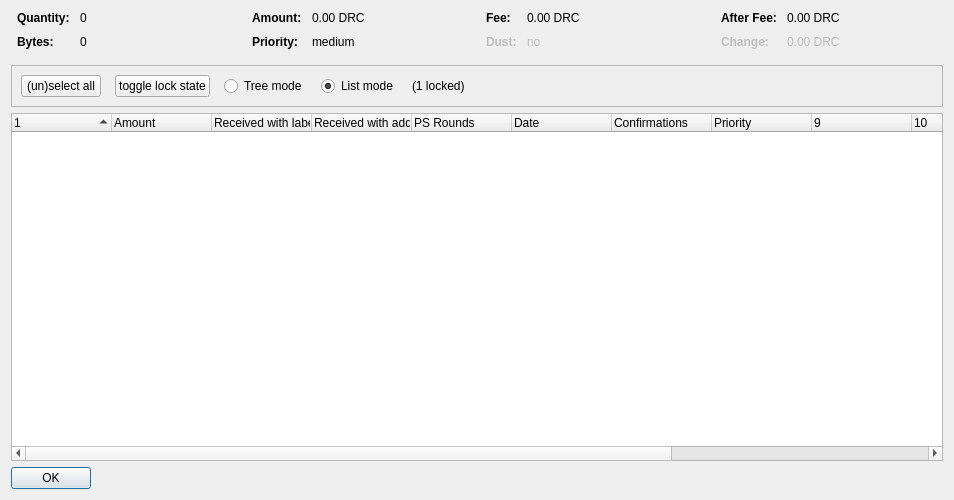
<?xml version="1.0" encoding="UTF-8"?>
<ui version="4.0">
 <class>CoinControlDialog</class>
 <widget class="QDialog" name="CoinControlDialog">
  <property name="geometry">
   <rect>
    <x>0</x>
    <y>0</y>
    <width>954</width>
    <height>500</height>
   </rect>
  </property>
  <property name="windowTitle">
   <string>Coin Selection</string>
  </property>
  <layout class="QVBoxLayout" name="verticalLayout">
   <item>
    <layout class="QHBoxLayout" name="horizontalLayoutTop" stretch="0,0,0,0">
     <property name="topMargin">
      <number>0</number>
     </property>
     <property name="bottomMargin">
      <number>10</number>
     </property>
     <item>
      <layout class="QFormLayout" name="formLayoutCoinControl1">
       <property name="horizontalSpacing">
        <number>10</number>
       </property>
       <property name="verticalSpacing">
        <number>10</number>
       </property>
       <property name="leftMargin">
        <number>6</number>
       </property>
       <property name="rightMargin">
        <number>6</number>
       </property>
       <item row="0" column="0">
        <widget class="QLabel" name="labelCoinControlQuantityText">
         <property name="font">
          <font>
           <weight>75</weight>
           <bold>true</bold>
          </font>
         </property>
         <property name="text">
          <string>Quantity:</string>
         </property>
        </widget>
       </item>
       <item row="0" column="1">
        <widget class="QLabel" name="labelCoinControlQuantity">
         <property name="cursor">
          <cursorShape>IBeamCursor</cursorShape>
         </property>
         <property name="contextMenuPolicy">
          <enum>Qt::ActionsContextMenu</enum>
         </property>
         <property name="text">
          <string notr="true">0</string>
         </property>
         <property name="textInteractionFlags">
          <set>Qt::LinksAccessibleByMouse|Qt::TextSelectableByKeyboard|Qt::TextSelectableByMouse</set>
         </property>
        </widget>
       </item>
       <item row="1" column="0">
        <widget class="QLabel" name="labelCoinControlBytesText">
         <property name="font">
          <font>
           <weight>75</weight>
           <bold>true</bold>
          </font>
         </property>
         <property name="text">
          <string>Bytes:</string>
         </property>
        </widget>
       </item>
       <item row="1" column="1">
        <widget class="QLabel" name="labelCoinControlBytes">
         <property name="cursor">
          <cursorShape>IBeamCursor</cursorShape>
         </property>
         <property name="contextMenuPolicy">
          <enum>Qt::ActionsContextMenu</enum>
         </property>
         <property name="text">
          <string notr="true">0</string>
         </property>
         <property name="textInteractionFlags">
          <set>Qt::LinksAccessibleByMouse|Qt::TextSelectableByKeyboard|Qt::TextSelectableByMouse</set>
         </property>
        </widget>
       </item>
      </layout>
     </item>
     <item>
      <layout class="QFormLayout" name="formLayoutCoinControl2">
       <property name="horizontalSpacing">
        <number>10</number>
       </property>
       <property name="verticalSpacing">
        <number>10</number>
       </property>
       <property name="leftMargin">
        <number>6</number>
       </property>
       <property name="rightMargin">
        <number>6</number>
       </property>
       <item row="0" column="0">
        <widget class="QLabel" name="labelCoinControlAmountText">
         <property name="font">
          <font>
           <weight>75</weight>
           <bold>true</bold>
          </font>
         </property>
         <property name="text">
          <string>Amount:</string>
         </property>
        </widget>
       </item>
       <item row="0" column="1">
        <widget class="QLabel" name="labelCoinControlAmount">
         <property name="cursor">
          <cursorShape>IBeamCursor</cursorShape>
         </property>
         <property name="contextMenuPolicy">
          <enum>Qt::ActionsContextMenu</enum>
         </property>
         <property name="text">
          <string notr="true">0.00 DRC</string>
         </property>
         <property name="textInteractionFlags">
          <set>Qt::LinksAccessibleByMouse|Qt::TextSelectableByKeyboard|Qt::TextSelectableByMouse</set>
         </property>
        </widget>
       </item>
       <item row="1" column="0">
        <widget class="QLabel" name="labelCoinControlPriorityText">
         <property name="font">
          <font>
           <weight>75</weight>
           <bold>true</bold>
          </font>
         </property>
         <property name="text">
          <string>Priority:</string>
         </property>
        </widget>
       </item>
       <item row="1" column="1">
        <widget class="QLabel" name="labelCoinControlPriority">
         <property name="cursor">
          <cursorShape>IBeamCursor</cursorShape>
         </property>
         <property name="contextMenuPolicy">
          <enum>Qt::ActionsContextMenu</enum>
         </property>
         <property name="text">
          <string>medium</string>
         </property>
         <property name="textInteractionFlags">
          <set>Qt::LinksAccessibleByMouse|Qt::TextSelectableByKeyboard|Qt::TextSelectableByMouse</set>
         </property>
        </widget>
       </item>
      </layout>
     </item>
     <item>
      <layout class="QFormLayout" name="formLayoutCoinControl3">
       <property name="horizontalSpacing">
        <number>10</number>
       </property>
       <property name="verticalSpacing">
        <number>10</number>
       </property>
       <property name="leftMargin">
        <number>6</number>
       </property>
       <property name="rightMargin">
        <number>6</number>
       </property>
       <item row="0" column="0">
        <widget class="QLabel" name="labelCoinControlFeeText">
         <property name="font">
          <font>
           <weight>75</weight>
           <bold>true</bold>
          </font>
         </property>
         <property name="text">
          <string>Fee:</string>
         </property>
        </widget>
       </item>
       <item row="0" column="1">
        <widget class="QLabel" name="labelCoinControlFee">
         <property name="cursor">
          <cursorShape>IBeamCursor</cursorShape>
         </property>
         <property name="contextMenuPolicy">
          <enum>Qt::ActionsContextMenu</enum>
         </property>
         <property name="text">
          <string notr="true">0.00 DRC</string>
         </property>
         <property name="textInteractionFlags">
          <set>Qt::LinksAccessibleByMouse|Qt::TextSelectableByKeyboard|Qt::TextSelectableByMouse</set>
         </property>
        </widget>
       </item>
       <item row="1" column="0">
        <widget class="QLabel" name="labelCoinControlLowOutputText">
         <property name="enabled">
          <bool>false</bool>
         </property>
         <property name="font">
          <font>
           <weight>75</weight>
           <bold>true</bold>
          </font>
         </property>
         <property name="text">
          <string>Dust:</string>
         </property>
        </widget>
       </item>
       <item row="1" column="1">
        <widget class="QLabel" name="labelCoinControlLowOutput">
         <property name="enabled">
          <bool>false</bool>
         </property>
         <property name="cursor">
          <cursorShape>IBeamCursor</cursorShape>
         </property>
         <property name="contextMenuPolicy">
          <enum>Qt::ActionsContextMenu</enum>
         </property>
         <property name="text">
          <string>no</string>
         </property>
         <property name="textInteractionFlags">
          <set>Qt::LinksAccessibleByMouse|Qt::TextSelectableByKeyboard|Qt::TextSelectableByMouse</set>
         </property>
        </widget>
       </item>
      </layout>
     </item>
     <item>
      <layout class="QFormLayout" name="formLayoutCoinControl4">
       <property name="horizontalSpacing">
        <number>10</number>
       </property>
       <property name="verticalSpacing">
        <number>10</number>
       </property>
       <property name="leftMargin">
        <number>6</number>
       </property>
       <property name="rightMargin">
        <number>6</number>
       </property>
       <item row="0" column="0">
        <widget class="QLabel" name="labelCoinControlAfterFeeText">
         <property name="font">
          <font>
           <weight>75</weight>
           <bold>true</bold>
          </font>
         </property>
         <property name="text">
          <string>After Fee:</string>
         </property>
        </widget>
       </item>
       <item row="0" column="1">
        <widget class="QLabel" name="labelCoinControlAfterFee">
         <property name="cursor">
          <cursorShape>IBeamCursor</cursorShape>
         </property>
         <property name="contextMenuPolicy">
          <enum>Qt::ActionsContextMenu</enum>
         </property>
         <property name="text">
          <string notr="true">0.00 DRC</string>
         </property>
         <property name="textInteractionFlags">
          <set>Qt::LinksAccessibleByMouse|Qt::TextSelectableByKeyboard|Qt::TextSelectableByMouse</set>
         </property>
        </widget>
       </item>
       <item row="1" column="0">
        <widget class="QLabel" name="labelCoinControlChangeText">
         <property name="enabled">
          <bool>false</bool>
         </property>
         <property name="font">
          <font>
           <weight>75</weight>
           <bold>true</bold>
          </font>
         </property>
         <property name="text">
          <string>Change:</string>
         </property>
        </widget>
       </item>
       <item row="1" column="1">
        <widget class="QLabel" name="labelCoinControlChange">
         <property name="enabled">
          <bool>false</bool>
         </property>
         <property name="cursor">
          <cursorShape>IBeamCursor</cursorShape>
         </property>
         <property name="contextMenuPolicy">
          <enum>Qt::ActionsContextMenu</enum>
         </property>
         <property name="text">
          <string notr="true">0.00 DRC</string>
         </property>
         <property name="textInteractionFlags">
          <set>Qt::LinksAccessibleByMouse|Qt::TextSelectableByKeyboard|Qt::TextSelectableByMouse</set>
         </property>
        </widget>
       </item>
      </layout>
     </item>
    </layout>
   </item>
   <item>
    <widget class="QFrame" name="frame">
     <property name="minimumSize">
      <size>
       <width>0</width>
       <height>40</height>
      </size>
     </property>
     <property name="frameShape">
      <enum>QFrame::StyledPanel</enum>
     </property>
     <property name="frameShadow">
      <enum>QFrame::Sunken</enum>
     </property>
     <layout class="QHBoxLayout" name="horizontalLayout">
      <item>
       <layout class="QHBoxLayout" name="horizontalLayoutPanel" stretch="0,0,0,0,0,0">
        <property name="spacing">
         <number>14</number>
        </property>
        <item>
         <widget class="QPushButton" name="pushButtonSelectAll">
          <property name="sizePolicy">
           <sizepolicy hsizetype="Maximum" vsizetype="Fixed">
            <horstretch>0</horstretch>
            <verstretch>0</verstretch>
           </sizepolicy>
          </property>
          <property name="text">
           <string>(un)select all</string>
          </property>
          <property name="autoDefault">
           <bool>false</bool>
          </property>
         </widget>
        </item>
        <item>
         <widget class="QPushButton" name="pushButtonToggleLock">
          <property name="sizePolicy">
           <sizepolicy hsizetype="Maximum" vsizetype="Fixed">
            <horstretch>0</horstretch>
            <verstretch>0</verstretch>
           </sizepolicy>
          </property>
          <property name="text">
           <string>toggle lock state</string>
          </property>
          <property name="autoDefault">
           <bool>false</bool>
          </property>
         </widget>
        </item>
        <item>
         <widget class="QRadioButton" name="radioTreeMode">
          <property name="sizePolicy">
           <sizepolicy hsizetype="Maximum" vsizetype="Fixed">
            <horstretch>0</horstretch>
            <verstretch>0</verstretch>
           </sizepolicy>
          </property>
          <property name="text">
           <string>Tree mode</string>
          </property>
         </widget>
        </item>
        <item>
         <widget class="QRadioButton" name="radioListMode">
          <property name="sizePolicy">
           <sizepolicy hsizetype="Maximum" vsizetype="Fixed">
            <horstretch>0</horstretch>
            <verstretch>0</verstretch>
           </sizepolicy>
          </property>
          <property name="text">
           <string>List mode</string>
          </property>
          <property name="checked">
           <bool>true</bool>
          </property>
         </widget>
        </item>
        <item>
         <widget class="QLabel" name="labelLocked">
          <property name="text">
           <string>(1 locked)</string>
          </property>
         </widget>
        </item>
        <item>
         <spacer name="horizontalSpacer">
          <property name="orientation">
           <enum>Qt::Horizontal</enum>
          </property>
          <property name="sizeHint" stdset="0">
           <size>
            <width>40</width>
            <height>20</height>
           </size>
          </property>
         </spacer>
        </item>
       </layout>
      </item>
     </layout>
    </widget>
   </item>
   <item>
    <widget class="CoinControlTreeWidget" name="treeWidget">
     <property name="contextMenuPolicy">
      <enum>Qt::CustomContextMenu</enum>
     </property>
     <property name="sortingEnabled">
      <bool>false</bool>
     </property>
     <property name="columnCount">
      <number>13</number>
     </property>
     <attribute name="headerShowSortIndicator" stdset="0">
      <bool>true</bool>
     </attribute>
     <attribute name="headerStretchLastSection">
      <bool>false</bool>
     </attribute>
     <column>
      <property name="text">
       <string/>
      </property>
     </column>
     <column>
      <property name="text">
       <string>Amount</string>
      </property>
     </column>
     <column>
      <property name="text">
       <string>Received with label</string>
      </property>
     </column>
     <column>
      <property name="text">
       <string>Received with address</string>
      </property>
     </column>
     <column>
      <property name="text">
       <string>PS Rounds</string>
      </property>
     </column>
     <column>
      <property name="text">
       <string>Date</string>
      </property>
     </column>
     <column>
      <property name="text">
       <string>Confirmations</string>
      </property>
      <property name="toolTip">
       <string>Confirmed</string>
      </property>
     </column>
     <column>
      <property name="text">
       <string>Priority</string>
      </property>
     </column>
     <column>
      <property name="text">
       <string/>
      </property>
     </column>
     <column>
      <property name="text">
       <string/>
      </property>
     </column>
     <column>
      <property name="text">
       <string/>
      </property>
     </column>
     <column>
      <property name="text">
       <string/>
      </property>
     </column>
     <column>
      <property name="text">
       <string/>
      </property>
     </column>
    </widget>
   </item>
   <item>
    <widget class="QDialogButtonBox" name="buttonBox">
     <property name="sizePolicy">
      <sizepolicy hsizetype="Maximum" vsizetype="Fixed">
       <horstretch>0</horstretch>
       <verstretch>0</verstretch>
      </sizepolicy>
     </property>
     <property name="orientation">
      <enum>Qt::Horizontal</enum>
     </property>
     <property name="standardButtons">
      <set>QDialogButtonBox::Ok</set>
     </property>
    </widget>
   </item>
  </layout>
 </widget>
 <customwidgets>
  <customwidget>
   <class>CoinControlTreeWidget</class>
   <extends>QTreeWidget</extends>
   <header>coincontroltreewidget.h</header>
  </customwidget>
 </customwidgets>
 <resources/>
 <connections/>
</ui>
